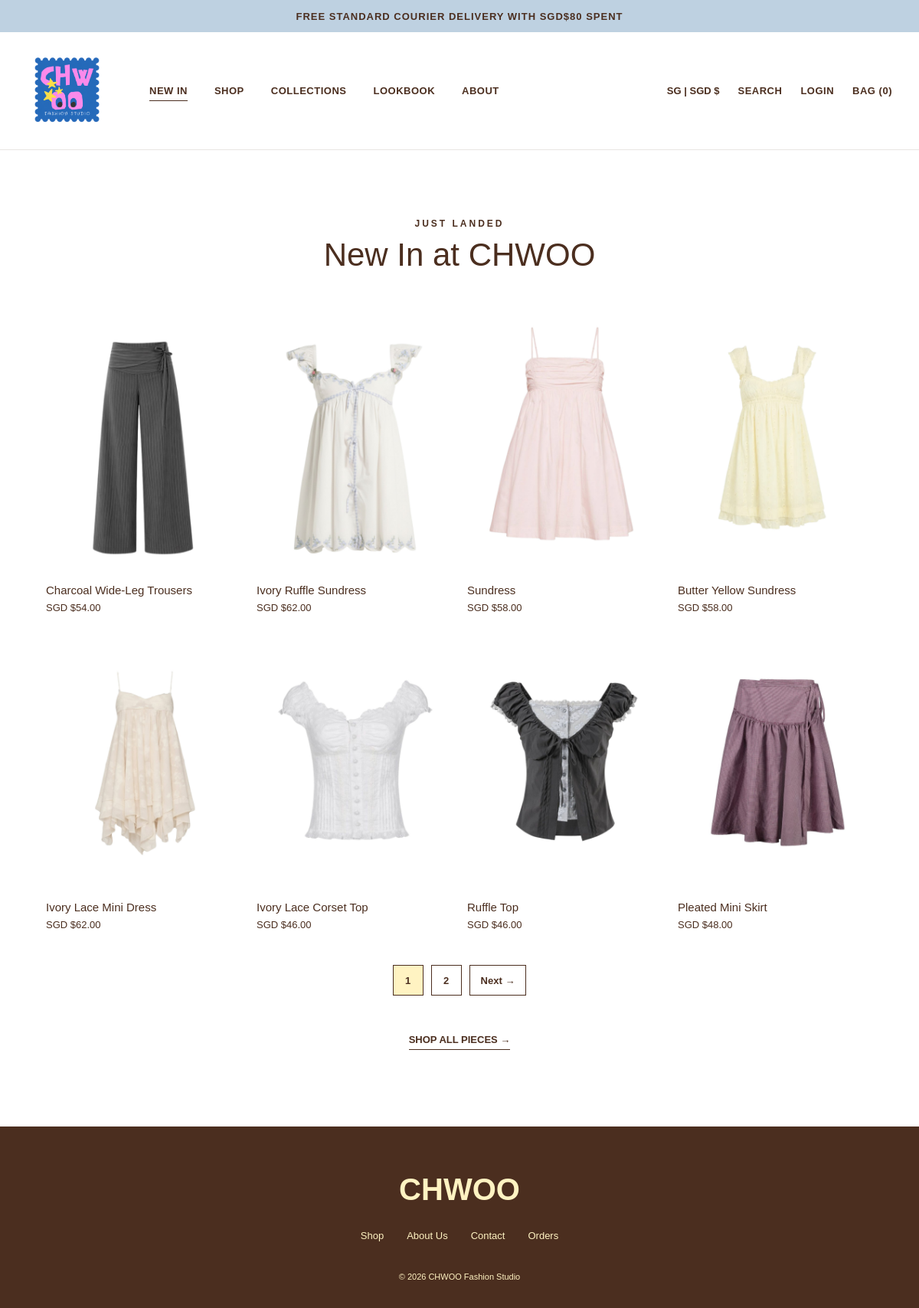
The page /php/newin.php on the database its author committed.
### tables this page shows
CREATE TABLE product_colours (
    colour_id INT UNSIGNED NOT NULL AUTO_INCREMENT,
    product_id INT UNSIGNED NOT NULL,
    colour_name VARCHAR(50) NOT NULL DEFAULT '',
    swatch_hex CHAR(7) DEFAULT NULL,
    image_path VARCHAR(255) NOT NULL,
    price DECIMAL(8, 2) NOT NULL,
    is_default TINYINT(1) NOT NULL DEFAULT 0,
    default_product_id INT UNSIGNED GENERATED ALWAYS AS
        (CASE WHEN is_default = 1 THEN product_id ELSE NULL END) PERSISTENT,
    PRIMARY KEY (colour_id),
    UNIQUE KEY uq_colours_name (product_id, colour_name),
    UNIQUE KEY uq_colours_image (image_path),
    UNIQUE KEY uq_colours_default (default_product_id),
    CONSTRAINT fk_colours_product FOREIGN KEY (product_id)
        REFERENCES products (product_id),
    CONSTRAINT chk_colours_price CHECK (price >= 0),
    CONSTRAINT chk_colours_default CHECK (is_default IN (0, 1))
);

CREATE TABLE products (
    product_id INT UNSIGNED NOT NULL AUTO_INCREMENT,
    product_name VARCHAR(120) NOT NULL,
    category VARCHAR(30) NOT NULL,
    description TEXT,
    fit_information TEXT,
    is_active TINYINT(1) NOT NULL DEFAULT 1,
    PRIMARY KEY (product_id),
    CONSTRAINT chk_products_active CHECK (is_active IN (0, 1))
);

### php/bag.php (called while the page is built, shortened)
<?php
function chwooEscape($value) {
    return htmlspecialchars((string)$value, ENT_QUOTES, 'UTF-8');
}
    ?>
    <?php
$scriptDirectory = str_replace('\\', '/', dirname($_SERVER['SCRIPT_NAME']));
$chwooRootUrl = rtrim(basename($scriptDirectory) === 'php' ? dirname($scriptDirectory) : $scriptDirectory, '/') . '/';

### php/newin.php (the view, shortened to what this page needs)
<?php
require_once __DIR__ . '/bag.php';
$baseUrl = rtrim(str_replace('\\', '/', dirname(dirname($_SERVER['SCRIPT_NAME']))), '/') . '/';
function e($value) {
    return htmlspecialchars((string)$value, ENT_QUOTES, 'UTF-8');
}
$productsPerPage = 8;
$countResult = $conn->query(
    'SELECT COUNT(*) AS total
     FROM products AS p
     JOIN product_colours AS c ON c.product_id = p.product_id AND c.is_default = 1
     WHERE p.is_active = 1'
);
$totalProducts = (int)$countResult->fetch_assoc()['total'];
$totalPages = max(1, (int)ceil($totalProducts / $productsPerPage));
$page = filter_input(INPUT_GET, 'page', FILTER_VALIDATE_INT, [
    'options' => ['min_range' => 1]
]);
if ($page === false || $page === null) {
    $page = 1;
}
$page = min($page, $totalPages);
$offset = ($page - 1) * $productsPerPage;
$stmt = $conn->prepare(
    'SELECT p.product_id, p.product_name, c.price, c.image_path
     FROM products AS p
     JOIN product_colours AS c ON c.product_id = p.product_id AND c.is_default = 1
     WHERE p.is_active = 1
     ORDER BY p.product_id DESC
     LIMIT ? OFFSET ?'
);
$stmt->bind_param('ii', $productsPerPage, $offset);
$stmt->execute();
$result = $stmt->get_result();
$newArrivals = [];
while ($product = $result->fetch_assoc()) {
    $path = ltrim((string)$product['image_path'], '/\\');
    $safePath = preg_match('~^images/[a-zA-Z0-9_./-]+$~', $path)
                && strpos($path, '..') === false;
    $product['image_url'] = ($safePath && is_file(__DIR__ . '/../' . $path)) ? $baseUrl . $path : '';
    $newArrivals[] = $product;
}
?>
<!DOCTYPE html>
<html lang="en">
<head>
    <link rel="stylesheet" href="<?= e($baseUrl) ?>css/base.css">
    <link rel="stylesheet" href="<?= e($baseUrl) ?>css/header.css">
    <link rel="stylesheet" href="<?= e($baseUrl) ?>css/home.css">
    <link rel="stylesheet" href="<?= e($baseUrl) ?>css/footer.css">
    <link rel="stylesheet" href="<?= e($baseUrl) ?>css/newin.css">
    <link rel="stylesheet" href="<?= e($baseUrl) ?>css/newin-pagination.css">
    <link rel="stylesheet" href="<?= chwooEscape($chwooRootUrl) ?>css/bag.css">
</head>
<body class="newin-page">
    <?php include __DIR__ . '/header.php'; ?>
    <main>
        <section class="new-in" id="new-in">
            <div class="section-heading">
                <p>JUST LANDED</p>
                <h1 class="newin-title">New In at CHWOO</h1>
            </div>
            <div class="product-grid">
                <?php foreach ($newArrivals as $product): ?>
                    <article class="product-card">
                        <a href="<?= e($baseUrl) ?>php/product.php?id=<?= (int)$product['product_id'] ?>"
                           aria-label="View <?= e($product['product_name']) ?>">
                            <?php if ($product['image_url'] !== ''): ?>
                                <img src="<?= e($product['image_url']) ?>"
                                     alt="<?= e($product['product_name']) ?>"
                                     loading="lazy">
                            <?php else: ?>
                                <div class="product-photo-placeholder">Product photo coming soon</div>
                            <?php endif; ?>
                        </a>
                        <h3><?= e($product['product_name']) ?></h3>
                        <p class="price">SGD $<?= number_format((float)$product['price'], 2) ?></p>
                    </article>
                <?php endforeach; ?>
            </div>
            <?php if ($totalPages > 1): ?>
                <nav class="newin-pagination" aria-label="New In pages">
                    <?php for ($i = 1; $i <= $totalPages; $i++): ?>
                        <a class="pagination-link<?= $i === $page ? ' is-current' : '' ?>"
                           href="newin.php?page=<?= $i ?>"
                           <?= $i === $page ? 'aria-current="page"' : '' ?>>
                            <?= $i ?>
                        </a>
                    <?php endfor; ?>
                    <?php if ($page < $totalPages): ?>
                        <a class="pagination-link" href="newin.php?page=<?= $page + 1 ?>">Next &rarr;</a>
                    <?php endif; ?>
                </nav>
            <?php endif; ?>
            <a href="<?= e($baseUrl) ?>php/shop.php" class="view-all">SHOP ALL PIECES →</a>
        </section>
    </main>
    <footer>
        <div class="footer-logo">CHWOO</div>
        <div class="footer-links">
            <a href="<?= e($baseUrl) ?>php/shop.php">Shop</a>
            <a href="<?= e($baseUrl) ?>about.html">About Us</a>
            <a href="<?= e($baseUrl) ?>contact.html">Contact</a>
            <a href="<?= e($baseUrl) ?>orders.html">Orders</a>
        </div>
        <p>&copy; 2026 CHWOO Fashion Studio</p>
    </footer>
</body>
</html>

### css/base.css (style rules this page uses)
:root { --blue: #BED1E1; --brown: #4B2E1F; --yellow: #FFF3C2; --white: #ffffff; --warm-white: #fffdf6; }
* { box-sizing: border-box; }
html { scroll-behavior: smooth; }
body { margin: 0; font-family: Arial, Helvetica, sans-serif; color: var(--brown); background-color: var(--white); }
.product-card img { width: 100%; display: block; transition: transform 0.35s; }
.product-card h3 { margin-top: 15px; margin-bottom: 7px; font-size: 15px; font-weight: normal; }
.price { margin: 0; font-size: 13px; }

### css/home.css (style rules this page uses)
.new-in { padding: 90px 5% 100px; background-color: var(--white); text-align: center; }
.section-heading p { margin: 0; font-size: 12px; letter-spacing: 3px; font-weight: bold; }
.product-grid { display: grid; grid-template-columns: repeat(4, 1fr); gap: 20px; text-align: left; }
.product-grid .product-card img { aspect-ratio: 3 / 4; object-fit: cover; }
.view-all { display: inline-block; margin-top: 50px; color: var(--brown); text-decoration: none; font-size: 13px; font-weight: bold; border-bottom: 1px solid var(--brown); padding-bottom: 5px; }

### css/footer.css (style rules this page uses)
footer { padding: 60px 6% 35px; background-color: var(--brown); color: var(--yellow); text-align: center; }
.footer-logo { margin-bottom: 30px; font-size: 40px; font-weight: bold; }
.footer-links { display: flex; justify-content: center; gap: 30px; margin-bottom: 40px; }
.footer-links a { color: var(--yellow); text-decoration: none; font-size: 13px; }
footer p { margin: 0; font-size: 11px; }

### css/newin.css (style rules this page uses)
.newin-page .section-heading .newin-title { margin-top: 10px; margin-bottom: 50px; font-size: 42px; font-weight: normal; }

### css/newin-pagination.css (style rules this page uses)
.newin-page .newin-pagination { display: flex; justify-content: center; align-items: center; flex-wrap: wrap; gap: 10px; margin-top: 45px; }
.newin-page .pagination-link { display: inline-flex; align-items: center; justify-content: center; min-width: 40px; min-height: 40px; padding: 10px 14px; border: 1px solid var(--brown); color: var(--brown); background: var(--white); font-size: 13px; font-weight: bold; text-decoration: none; }
.newin-page .pagination-link:hover, .newin-page .pagination-link.is-current { background: var(--yellow); }

### rows shown on the page
product_colours: shows a picture, product.product_name "Charcoal Wide-Leg Trousers", price "54.00"
product_colours: shows a picture, product.product_name "Ivory Ruffle Sundress", price "62.00"
product_colours: shows a picture, product.product_name "Sundress", price "58.00"
product_colours: shows a picture, product.product_name "Butter Yellow Sundress", price "58.00"
product_colours: shows a picture, product.product_name "Ivory Lace Mini Dress", price "62.00"
product_colours: shows a picture, product.product_name "Ivory Lace Corset Top", price "46.00"
product_colours: shows a picture, product.product_name "Ruffle Top", price "46.00"
product_colours: shows a picture, product.product_name "Pleated Mini Skirt", price "48.00"

### other values the page prints
$navLabel "NEW IN"
$navLabel "SHOP"
$navLabel "COLLECTIONS"
$chwooBagCount "0"
